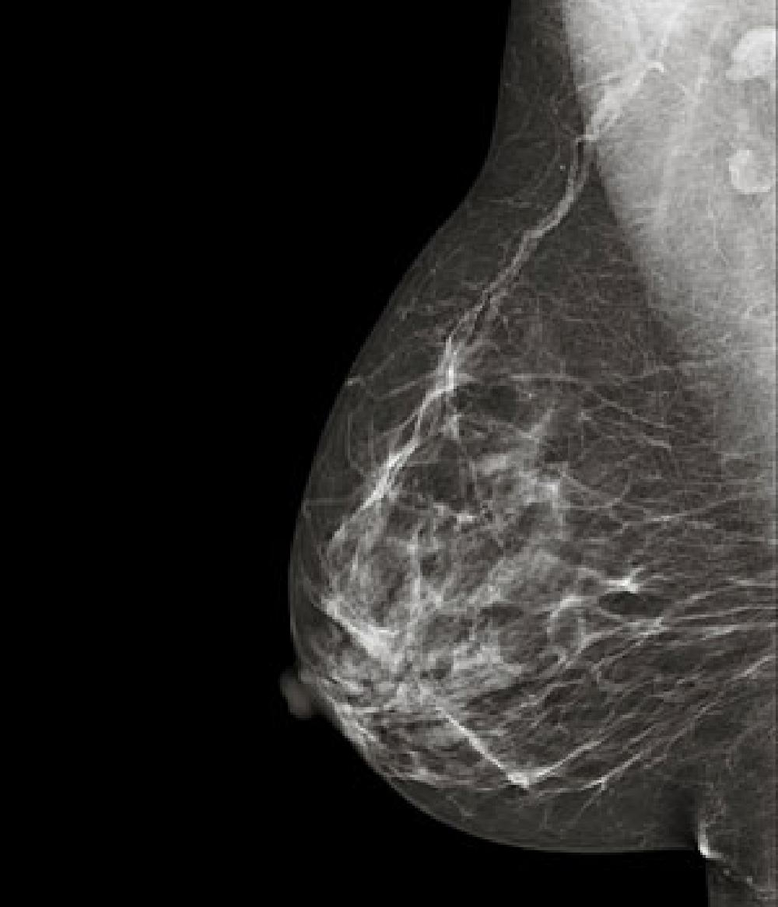
#> input picture trabalho/Cancer de mama.png, 778 x 907 px, shrunk from 1000 x 1166 before the run
$ python 'Cancer de mama.py'
#> lines starting #> are read from the running program, lines starting #| are printed output that depends on the picture
from PIL import Image, ImageDraw, ImageEnhance
from skimage import measure
import numpy as np
import cv2

# Abrir a imagen
imagem = Image.open('Cancer de mama.png')
#> imagem is the input picture: PIL image 778x907 RGB; mean R, G, B 46.1, 44.9, 43.4

# converter a imagen em escala de cinza
imagem_cinza = imagem.convert('L')

# Converter a inagen en una natriz numpy
matriz_imagem = np.array(imagem_cinza)

# Detectar os contornos
contornos = measure.find_contours(matriz_imagem, 0.8)
#> contornos = 227 point arrays, longest 3859 points

# Desenhar os contornos na imagen original
desenhar = ImageDraw.Draw(imagem)
for contorno in contornos:
  for i in range(len(contorno) - 1):
    desenhar.line((contorno[i][1], contorno[i][0], contorno[i+1][1], contorno[i+1][0]), fill='red', width=2)

# Aumentar o contraste
realcar = ImageEnhance.Contrast(imagem)
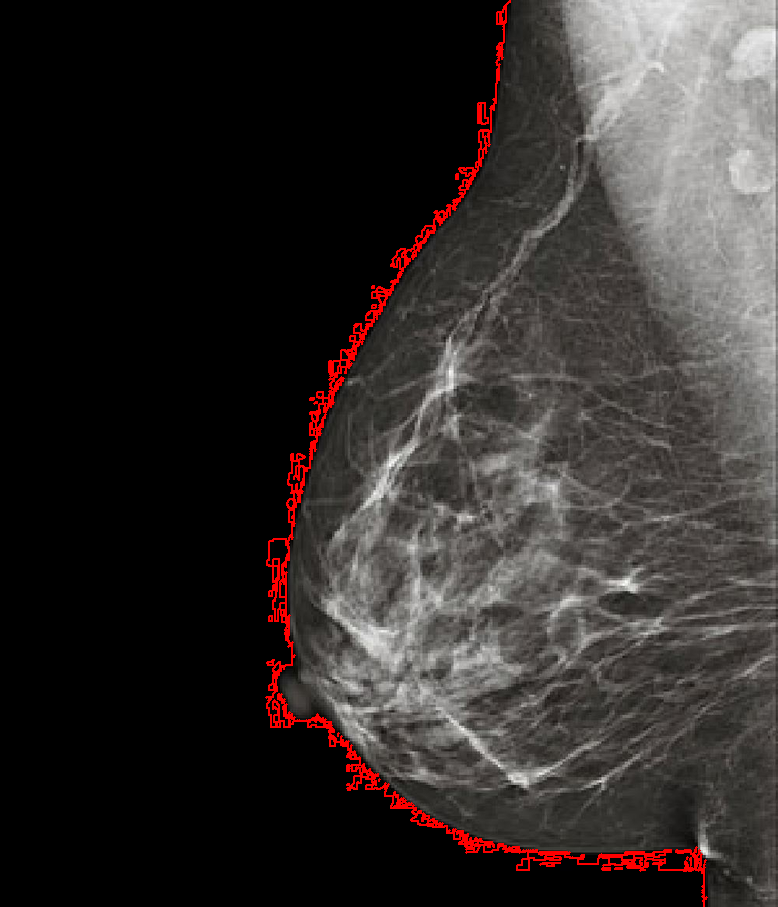
#> imagem: PIL image 778x907 RGB; mean R, G, B 49.9, 44.9, 43.4
imagem = realcar.enhance(15.5)
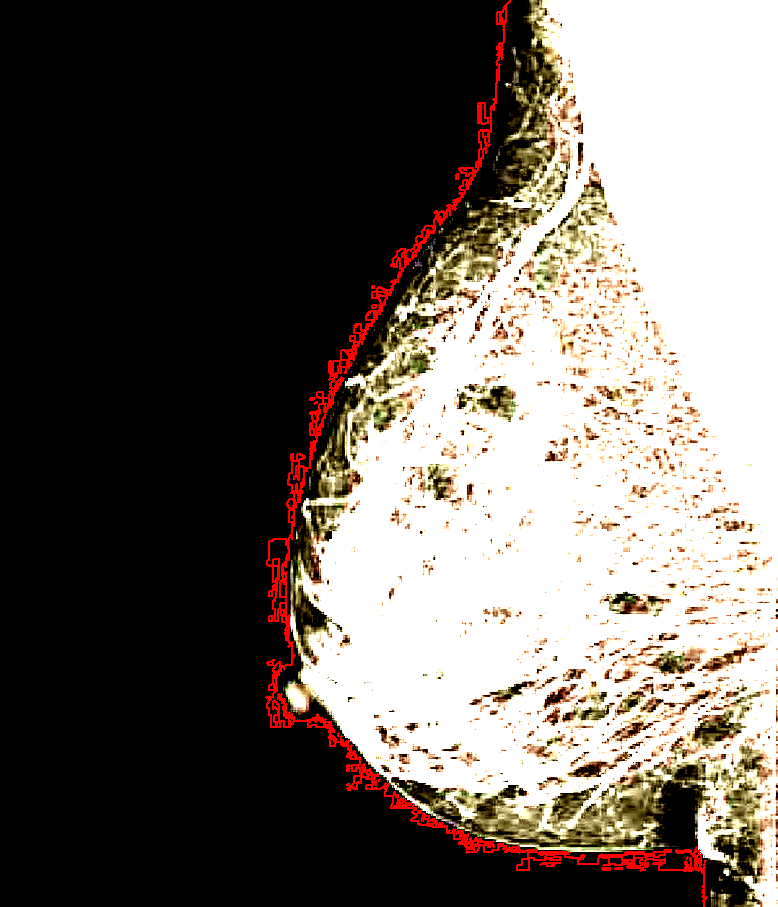
#> imagem: PIL image 778x907 RGB; mean R, G, B 109.7, 102.5, 96.1

# Mostrar a imagen com os contornos
imagem.save('mama_contornos.jpg')
